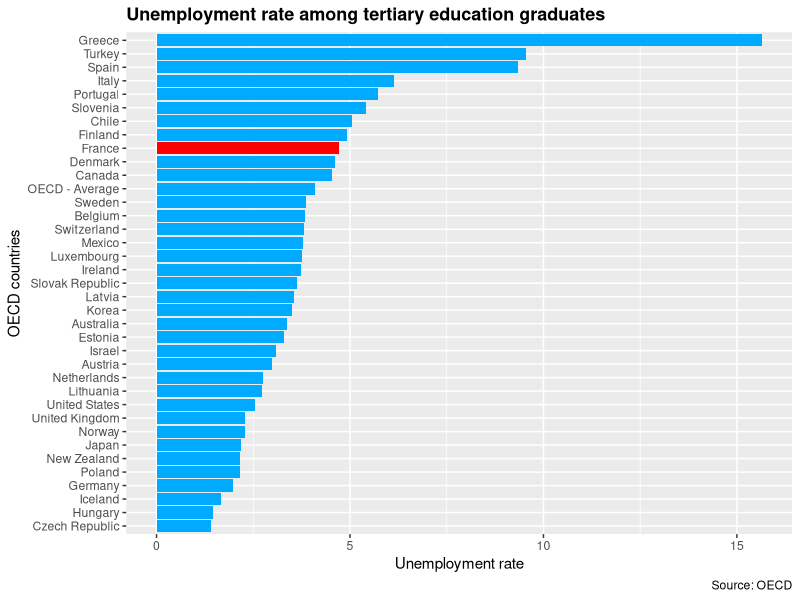

This chart was generated by the following R code:
### Working on unemployment rate in OECD countries

library(tidyverse)

Unemployment <- read.csv("Data/Unemployment.csv", sep = ",")

Unemployment2 <- Unemployment %>%  filter(MEASURE == "VALUE")

Unemployment %>% 
  filter(MEASURE == "VALUE") %>% 
  View()

names(Unemployment)

Unemploymentsimple <- Unemployment[c(2,23)]

Unemploymentsimple2 <- Unemployment2[c(2,23)]

### Graphs

Unemployment2 %>% 
  filter(Value>0) %>%
  #highlighting France in the bar charts
  mutate (highlight_flag = ifelse(Country == 'France', T, F)) %>% 
    ggplot() +
    geom_bar(aes(x = reorder(Country, Value), y = Value, fill = highlight_flag), 
             stat = "identity", 
             position = position_stack(reverse = TRUE)) +  
    scale_fill_manual(values = c('#00aaff', 'red')) +
    coord_flip() +
    theme() +
    xlab("OECD countries") +
    ylab("Unemployment rate") +
    labs(title = "Unemployment rate among tertiary education graduates", 
         caption = "Source: OECD") +
    theme(legend.position = 'none', 
          plot.title = element_text(size = 13, face = 'bold'))